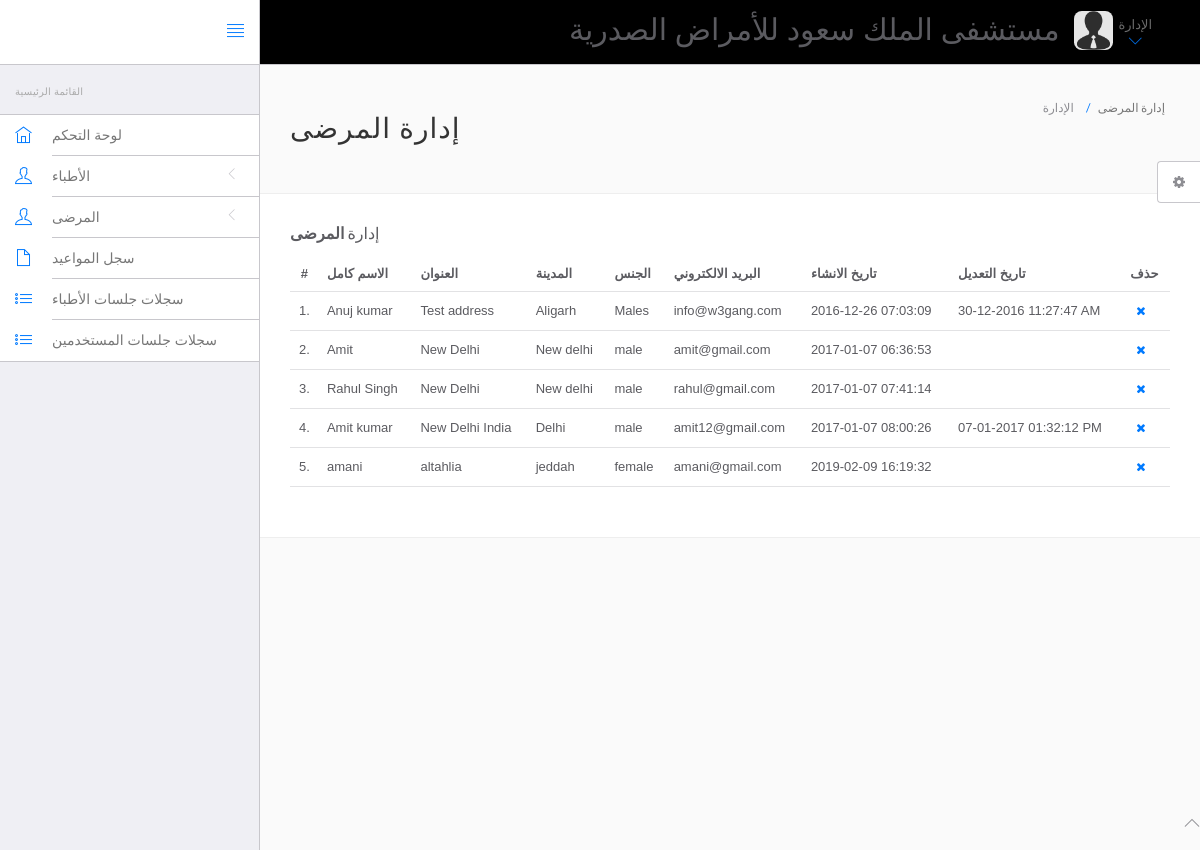
Page /hms/admin/manage-users.php (signed in) on the committed database.
### tables this page shows
CREATE TABLE `users` (
  `id` int(11) NOT NULL,
  `fullName` varchar(255) NOT NULL,
  `address` longtext NOT NULL,
  `city` varchar(255) NOT NULL,
  `gender` varchar(255) NOT NULL,
  `email` varchar(255) NOT NULL,
  `password` varchar(255) NOT NULL,
  `regDate` timestamp NOT NULL DEFAULT CURRENT_TIMESTAMP,
  `updationDate` varchar(255) NOT NULL,
  `result` varchar(255) DEFAULT NULL
);

### hms/admin/manage-users.php (the view, shortened to what this page needs)
<?php
include('include/config.php');
?>
<!DOCTYPE html>
<html xmlns="http://www.w3.org/1999/xhtml" lang="ar-sa" dir="rtl">
	<head>
		<link rel="stylesheet" href="vendor/bootstrap/css/bootstrap.min.css">
		<link rel="stylesheet" href="vendor/fontawesome/css/font-awesome.min.css">
		<link rel="stylesheet" href="vendor/themify-icons/themify-icons.min.css">
		<link href="vendor/animate.css/animate.min.css" rel="stylesheet" media="screen">
		<link href="vendor/perfect-scrollbar/perfect-scrollbar.min.css" rel="stylesheet" media="screen">
		<link href="vendor/switchery/switchery.min.css" rel="stylesheet" media="screen">
		<link href="vendor/bootstrap-touchspin/jquery.bootstrap-touchspin.min.css" rel="stylesheet" media="screen">
		<link href="vendor/select2/select2.min.css" rel="stylesheet" media="screen">
		<link href="vendor/bootstrap-datepicker/bootstrap-datepicker3.standalone.min.css" rel="stylesheet" media="screen">
		<link href="vendor/bootstrap-timepicker/bootstrap-timepicker.min.css" rel="stylesheet" media="screen">
		<link rel="stylesheet" href="assets/css/styles.css">
		<link rel="stylesheet" href="assets/css/plugins.css">
		<link rel="stylesheet" href="assets/css/themes/theme-1.css" id="skin_color" />
	</head>
	<body>
		<div id="app">
<?php include('include/sidebar.php');?>
			<div class="app-content">
						<?php include('include/header.php');?>
				<div class="main-content" >
					<div class="wrap-content container" id="container">
						<section id="page-title">
							<div class="row">
								<div class="col-sm-8">
									<h1 class="mainTitle">إدارة المرضى</h1>
																	</div>
								<ol class="breadcrumb">
									<li>
										<span>الإدارة</span>
									</li>
									<li class="active">
										<span>إدارة المرضى</span>
									</li>
								</ol>
							</div>
						</section>
						<div class="container-fluid container-fullw bg-white">
									<div class="row">
								<div class="col-md-12">
									<h5 class="over-title margin-bottom-15">إدارة <span class="text-bold">المرضى</span></h5>
									<table class="table table-hover" id="sample-table-1">
										<thead>
											<tr>
												<th class="center">#</th>
												<th>الاسم كامل</th>
												<th class="hidden-xs">العنوان</th>
												<th>المدينة</th>
												<th>الجنس </th>
												<th>البريد الالكتروني</th>
												<th>تاريخ الانشاء </th>
												<th>تاريخ التعديل </th>
												<th>حذف</th>
											</tr>
										</thead>
										<tbody>
<?php
$sql=mysqli_query($connection,"select * from users");
$cnt=1;
while($row=mysqli_fetch_array($sql))
{
?>
											<tr>
												<td class="center"><?php echo $cnt;?>.</td>
												<td class="hidden-xs"><?php echo $row['fullName'];?></td>
												<td><?php echo $row['address'];?></td>
												<td><?php echo $row['city'];?>
												</td>
												<td><?php echo $row['gender'];?></td>
												<td><?php echo $row['email'];?></td>
												<td><?php echo $row['regDate'];?></td>
												<td><?php echo $row['updationDate'];?>
												</td>
												<td >
												<div class="visible-md visible-lg hidden-sm hidden-xs">
	<a href="manage-users.php?id=<?php echo $row['id']?>&del=delete" onClick="return confirm('Are you sure you want to delete?')"class="btn btn-transparent btn-xs tooltips" tooltip-placement="top" tooltip="Remove"><i class="fa fa-times fa fa-white"></i></a>
												</div>
												</td>
											</tr>
											<?php
$cnt=$cnt+1;
											 }?>
										</tbody>
									</table>
								</div>
							</div>
								</div>
							</div>
						</div>
					</div>
				</div>
	<?php include('include/footer.php');?>
	<?php include('include/setting.php');?>
	</body>
</html>

### hms/admin/assets/css/themes/theme-1.css (style rules this page uses)
body { background: #FAFAFA; }

### rows in the picture
users: fullName "Anuj kumar", address "Test address", city "Aligarh", gender "Males", email "info@w3gang.com", regDate "2016-12-26 07:03:09", updationDate "30-12-2016 11:27:47 AM"
users: fullName "Amit", address "New Delhi", city "New delhi", gender "male", email "amit@gmail.com", regDate "2017-01-07 06:36:53"
users: fullName "Rahul Singh", address "New Delhi", city "New delhi", gender "male", email "rahul@gmail.com", regDate "2017-01-07 07:41:14"
users: fullName "Amit kumar", address "New Delhi India", city "Delhi", gender "male", email "amit12@gmail.com", regDate "2017-01-07 08:00:26", updationDate "07-01-2017 01:32:12 PM"
users: fullName "amani", address "altahlia", city "jeddah", gender "female", email "amani@gmail.com", regDate "2019-02-09 16:19:32"
